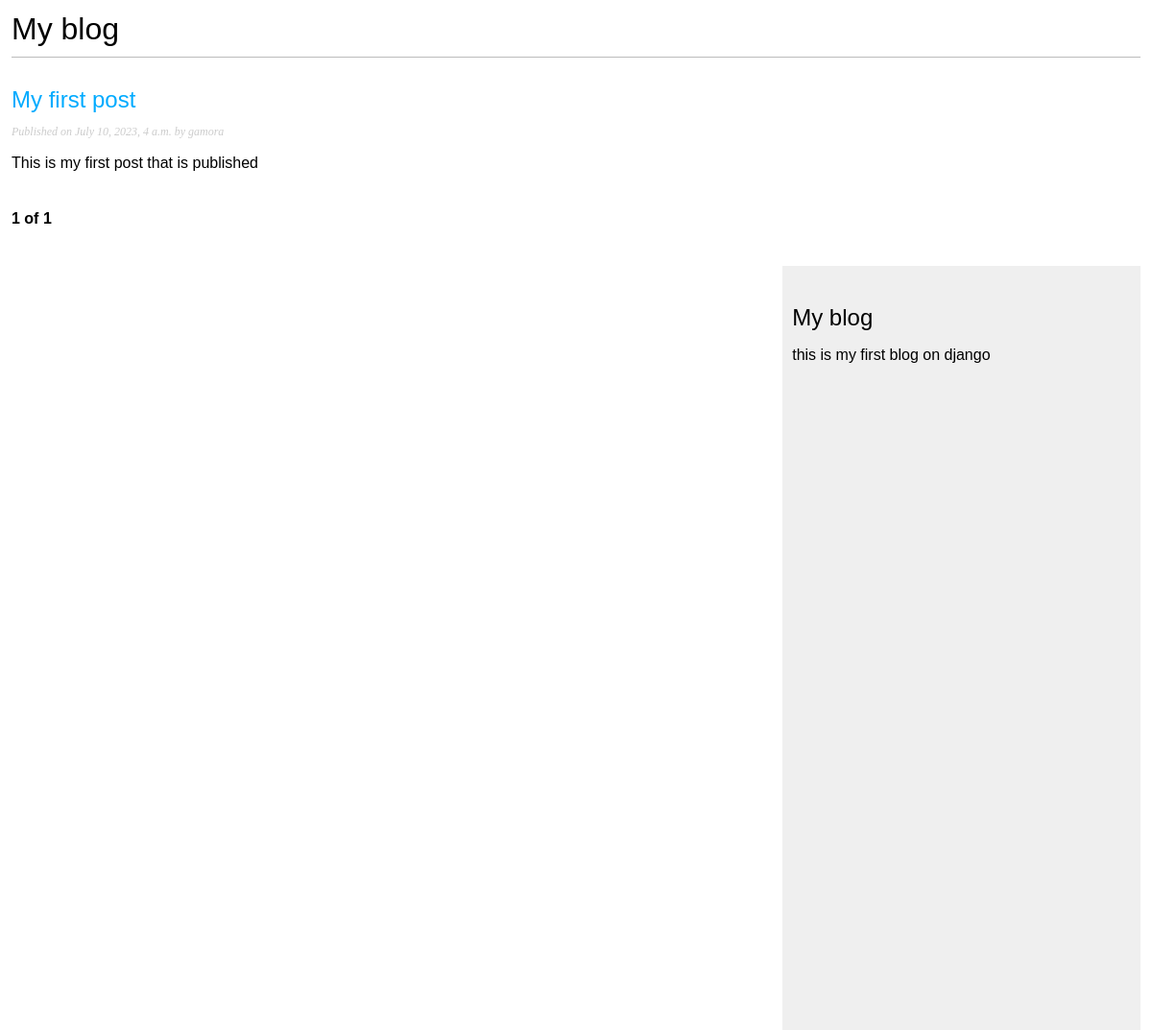
The page /blog/ on the database as committed earlier.
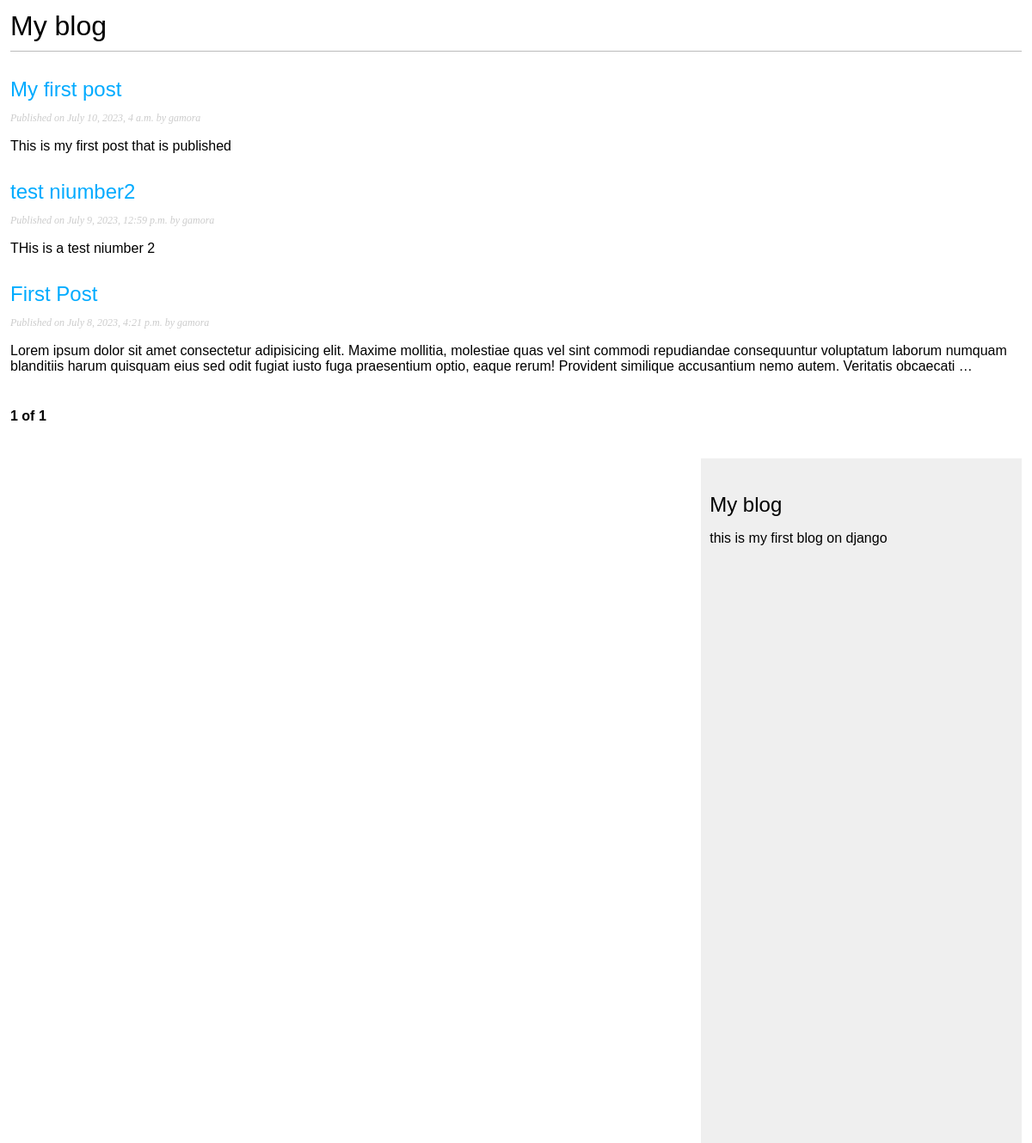
The same page on the database as committed later.
### blog/models.py (models this page shows, shortened)
class Post(models.Model):
	objects = models.Manager()
	published = PublishedManager()
	title = models.CharField(max_length=250)
	slug = models.SlugField(max_length=250,unique_for_date='publish')
	body = models.TextField()
	created = models.DateTimeField(auto_now_add=True)
	publish = models.DateTimeField(default=timezone.now)
	updated = models.DateTimeField(auto_now=True)
	author = models.ForeignKey(User,on_delete=models.CASCADE,related_name='blog_posts')
	class Status(models.TextChoices):
		DRAFT = 'DF','draft'
		PUBLISHED = 'PB','published'
	status = models.CharField(max_length=2,choices=Status.choices,default=Status.DRAFT)
	class Meta:
		ordering = ['-publish']
		indexes = [
			models.Index(fields=['-publish'])
		]
	def get_absolute_url(self):
		return reverse('blog:post_detail',args=
			[self.publish.year,
			self.publish.month,
			self.publish.day,
			self.slug])

### blog/views.py (the view)
# urls.py: path('',views.post_list,name='post_list'),
def post_list(request):
	posts_lists = Post.published.all()
	paginator = Paginator(posts_lists,3)
	page_number = request.GET.get('page',1)
	try:
		posts = paginator.page(page_number)
	except EmptyPage:
		posts = paginator.page(paginator.num_pages)
	except PageNotAnInteger:
		posts = paginator.page(1)
	return render(request,'blog/post/list.html',{'posts':posts})

### blog/models.py (called while the page is built)
	def get_queryset(self):
		return super().get_queryset().filter(status=Post.Status.PUBLISHED)

### blog/templates/blog/post/list.html (shortened to what this page needs)
{% extends "blog/base.html" %}
{%block content%}
	<h1>My blog</h1>
	{%for post in posts%}
		<h2>
			<a href="{{ post.get_absolute_url }}" >{{post.title}}</a>
		</h2>
		<p class='date'>
			Published on {{post.publish}} by {{post.author}}
			{{post.body|truncatewords:40|linebreaks }}
		</p>
	{%endfor%}
	{%include "./paginator.html" with page=posts %}
{%endblock%}

Rows that differ between the two databases and show on the page:
now on this page (row edited): Post: title "test niumber2", publish "July 9, 2023, 12:59 p.m.", author "gamora", body "THis is a test niumber 2"
now on this page (row edited): Post: title "First Post", publish "July 8, 2023, 4:21 p.m.", author "gamora", body "Lorem ipsum dolor sit amet consectetur adipisicing elit. Maxime mollitia, molestiae quas vel sint commodi repudiandae consequuntur voluptatum laborum numquam blanditiis harum quisquam eius sed odit fugiat iusto fuga praesentium optio, eaque rerum! Provident similique accusantium nemo autem. Veritatis obcaecati …"
